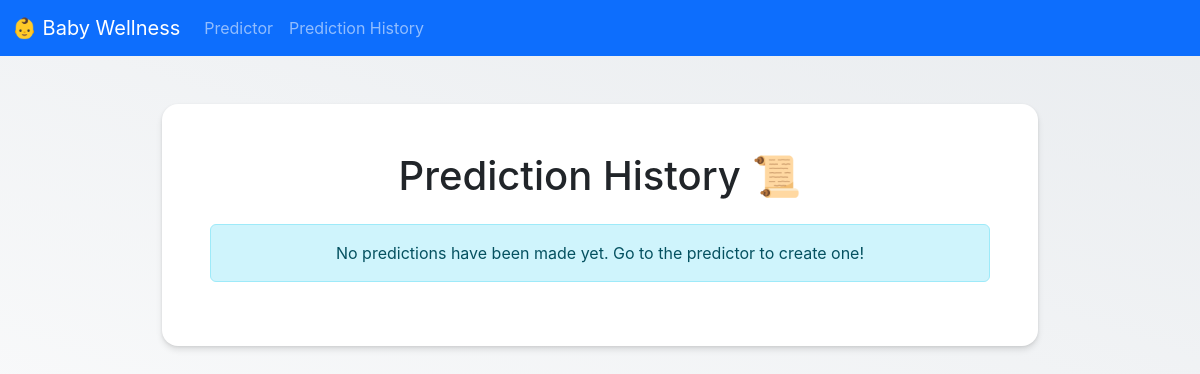
Before: /history/ with the older database file.
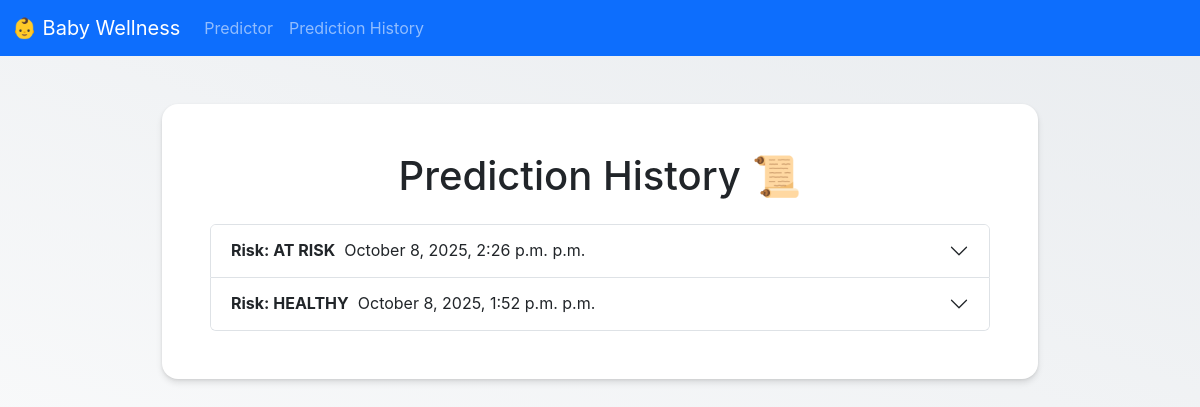
After: the same page with the newer database file.
### predictor/models.py (models this page shows, shortened)
class WellnessPrediction(models.Model):
    GENDER_CHOICES = [('female', 'Female'), ('male', 'Male')]
    FEEDING_CHOICES = [('breast milk', 'Breast Milk'), ('formula', 'Formula'), ('mixed', 'Mixed')]
    YES_NO_CHOICES = [('yes', 'Yes'), ('no', 'No')]
    gestational_age_weeks = models.IntegerField()
    birth_weight_kg = models.FloatField()
    birth_length_cm = models.FloatField()
    birth_head_circumference_cm = models.FloatField()
    apgar_score = models.IntegerField()
    gender = models.CharField(max_length=10, choices=GENDER_CHOICES)
    age_days = models.IntegerField()
    weight_kg = models.FloatField()
    length_cm = models.FloatField()
    head_circumference_cm = models.FloatField()
    temperature_c = models.FloatField()
    heart_rate_bpm = models.IntegerField()
    respiratory_rate_bpm = models.IntegerField()
    oxygen_saturation = models.FloatField()
    feeding_type = models.CharField(max_length=20, choices=FEEDING_CHOICES)
    feeding_frequency_per_day = models.IntegerField()
    urine_output_count = models.IntegerField()
    stool_count = models.IntegerField()
    jaundice_level_mg_dl = models.FloatField()
    immunizations_done = models.CharField(max_length=3, choices=YES_NO_CHOICES)
    reflexes_normal = models.CharField(max_length=3, choices=YES_NO_CHOICES)
    prediction = models.CharField(max_length=50)
    prediction_proba = models.FloatField()
    created_at = models.DateTimeField(auto_now_add=True)

### predictor/views.py (the view)
# urls.py: path('history/', views.prediction_history, name='history'),
def prediction_history(request):
    predictions = WellnessPrediction.objects.all().order_by('-created_at')
    context = {
        'predictions': predictions,
    }
    return render(request, 'predictor/history.html', context)

### templates/predictor/history.html (shortened to what this page needs)
{% extends 'predictor/base.html' %}
{% block content %}
<div class="card p-4 p-md-5">
    <h1 class="text-center mb-4">Prediction History 📜</h1>
    {% if not predictions %}
    <div class="alert alert-info text-center" role="alert">
        No predictions have been made yet. Go to the predictor to create one!
    </div>
    {% else %}
    <div class="accordion" id="predictionAccordion">
        {% for record in predictions %}
        <div class="accordion-item">
            <h2 class="accordion-header" id="heading-{{ record.id }}">
                <button class="accordion-button collapsed" type="button" data-bs-toggle="collapse"
                    data-bs-target="#collapse-{{ record.id }}">
                    <strong>Risk: {{ record.prediction|upper }}</strong> &nbsp;
                     {{ record.created_at|date:"F j, Y, P a" }}
                </button>
            </h2>
        </div>
        {% endfor %}
    </div>
    {% endif %}
</div>
{% endblock %}

### templates/predictor/base.html (shortened to what this page needs)
<!doctype html>
<html lang="en">
<head>
    <link href="https://cdn.jsdelivr.net/npm/bootstrap@5.3.2/dist/css/bootstrap.min.css" rel="stylesheet">
</head>
<body>
    <nav class="navbar navbar-expand-lg navbar-dark bg-primary">
        <div class="container-fluid">
            <a class="navbar-brand" href="{% url 'home' %}">👶 Baby Wellness</a>
            <div class="collapse navbar-collapse" id="navbarNav">
                <ul class="navbar-nav">
                    <li class="nav-item">
                        <a class="nav-link" href="{% url 'home' %}">Predictor</a>
                    </li>
                    <li class="nav-item">
                        <a class="nav-link" href="{% url 'history' %}">Prediction History</a>
                    </li>
                </ul>
            </div>
        </div>
    </nav>
    <div class="container my-5">
        {% block content %}{% endblock %}
    </div>
</body>
</html>

### templates/predictor/base.html (style rules this page uses)
body { background: linear-gradient(to right top, #f8f9fa, #e9ecef); font-family: -apple-system, BlinkMacSystemFont, "Segoe UI", Roboto, "Helvetica Neue", Arial, sans-serif; }
.container { max-width: 900px; }
.card { border: none; border-radius: 1rem; box-shadow: 0 4px 6px rgba(0, 0, 0, 0.1), 0 1px 3px rgba(0, 0, 0, 0.08); transition: all 0.3s ease; }

Changed rows visible on the page:
added WellnessPrediction: prediction "AT RISK", created_at "October 8, 2025, 2:26 p.m. p.m."
added WellnessPrediction: prediction "HEALTHY", created_at "October 8, 2025, 1:52 p.m. p.m."
Other visible differences:
text no longer shown: "No predictions have been made yet. Go to the predictor to create one!"
